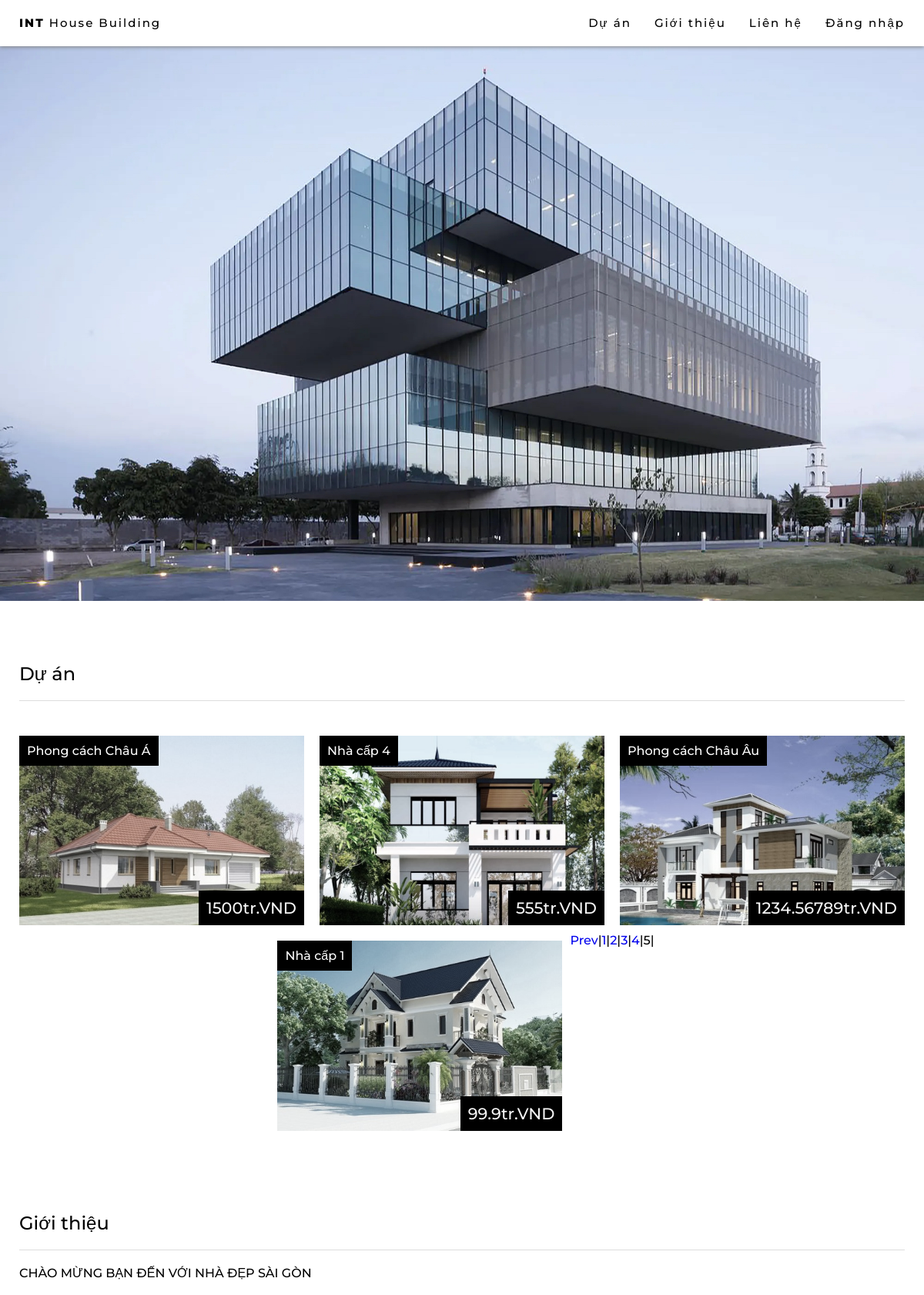
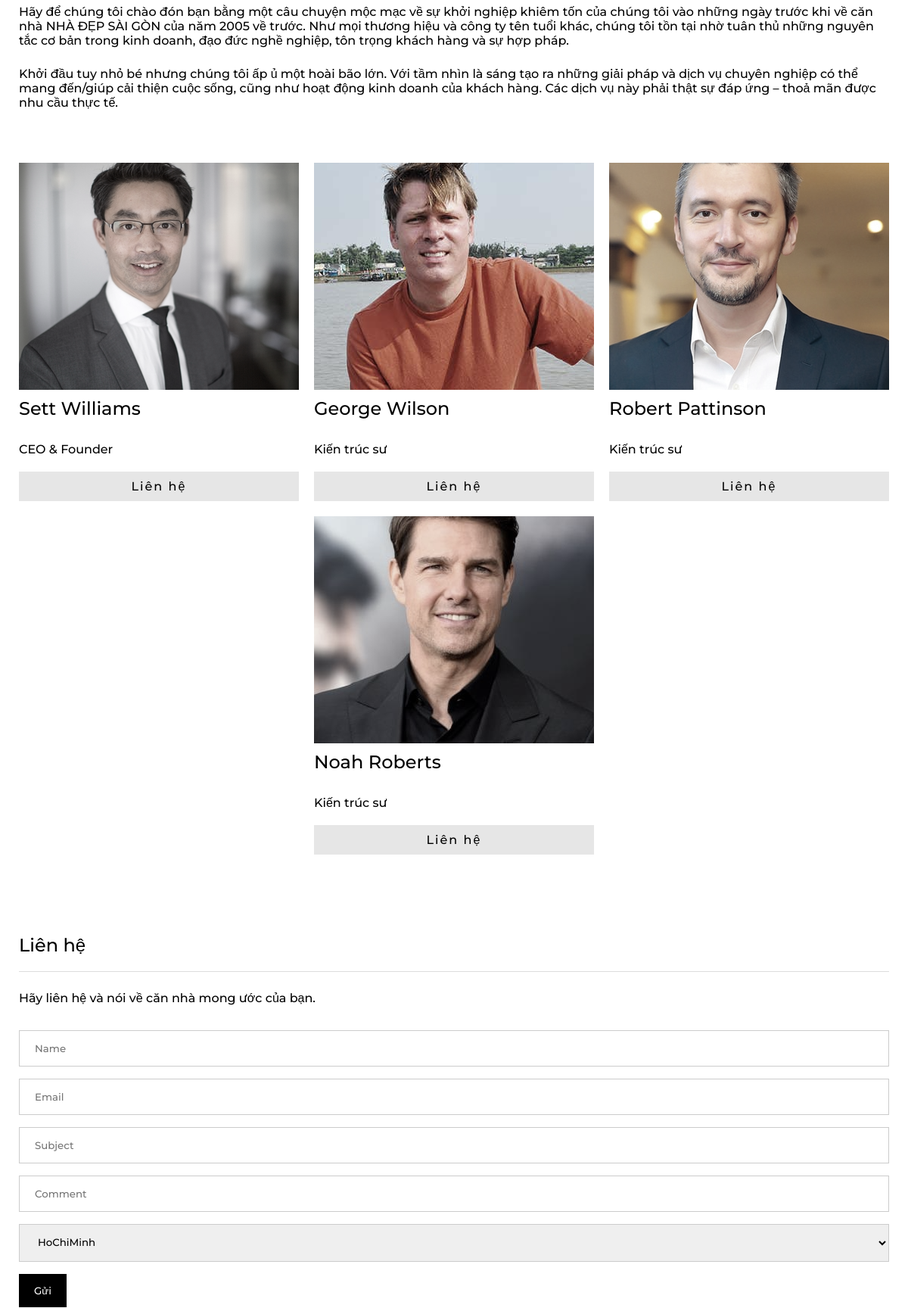
The app's page /index.php?page=5 (upper part) with its own data (2 pictures, top to bottom).
### tables this page shows
CREATE TABLE `post` (
  `id` int(5) NOT NULL,
  `cost` int(15) NOT NULL,
  `category` varchar(100) NOT NULL,
  `poster` int(11) NOT NULL,
  `content` varchar(500) NOT NULL,
  `img` varchar(100) NOT NULL DEFAULT 'house.png',
  `title` varchar(100) NOT NULL,
  `address` varchar(8000) NOT NULL
);

CREATE TABLE `employee` (
  `id` int(11) NOT NULL,
  `name` varchar(100) NOT NULL,
  `position` varchar(100) NOT NULL,
  `email` varchar(100) NOT NULL,
  `img` varchar(800) NOT NULL DEFAULT 'unnamed.png'
);

### index.php (the view, shortened to what this page needs)
    <?php
    include('session.php');
    ?>
<!DOCTYPE html>
<html lang="en">
<head>
    <link rel="stylesheet" href="style.css">
    <link rel="stylesheet" href="https://cdnjs.cloudflare.com/ajax/libs/font-awesome/4.7.0/css/font-awesome.min.css">
</head>
<body>
    <div id="navbar">
        <a href="index.php" class="home button">
            <b>INT</b> House Building
        </a>
        <?php
        if (!isset($_SESSION['login_user'])) {
            echo "<a href='#' id='myBtnMobile' class='button' onclick='openModal()'> Đăng nhập</a>";
        } else {
            echo "<a href='#' id='myBtnInfo' class='button' onclick='openModalInfo()'> Hello:" . $login_session . "</a>";
        }
        ?>
        <a href="#contact" class="button">
            Liên hệ
        </a>
        <a href="#about" class="button">
            Giới thiệu
        </a>
        <a href="#projects" class="button">
            Dự án
        </a>
    </div>
    <div class="main_content">
        <div class="top_content">
            <img src="./img/architect.jpg" alt="architect" class="main_picture">
        </div>
        <div id="projects">
            <div class="sub_title">
                <h2>Dự án</h2>
            </div>
            <div class="projects_content">
                <?php
                $result = mysqli_query($db, 'select count(id) as total from post');
                $row = mysqli_fetch_assoc($result);
                $total_records = $row['total'];
                $current_page = isset($_GET['page']) ? $_GET['page'] : 1;
                $limit = 4;
                $total_page = ceil($total_records / $limit);
                $start = ($current_page - 1) * $limit;
                $sql = "SELECT * FROM post ORDER BY id LIMIT " . $limit . " OFFSET " . $start;
                $result = mysqli_query($db, $sql);
                if ($result->num_rows > 0) {
                    while ($row = $result->fetch_assoc()) {
                        echo "<div class='sub_content' onclick='viewDetail(" . $row['id'] . ")'>
                                <img src='./img/" . $row['img'] . "' alt='house1' class='sub_picture'>
                                <div class='sub_text'>
                                    <span>" . $row['category'] . "</span>
                                </div>
                                <div class='prices'>
                                    <span>" . (string)($row['cost'] / 1000000) . "tr.VND</span>
                                </div>
                            </div>";
                    }
                }
                ?>
                <?php
                if ($current_page > 1 && $total_page > 1) {
                    echo '<a href="index.php?page='.($current_page-1).'">Prev</a> | ';
                }
                for ($i = 1; $i <= $total_page; $i++) {
                    if ($i == $current_page) {
                        echo '<span>' . $i . '</span> | ';
                    } else {
                        echo '<a href="index.php?page='.$i.'">'.$i.'</a> | ';
                    }
                }
                ?>
            </div>
            <div id="about">
                <div class="sub_title">
                    <h2>Giới thiệu</h2>
                    <h4>CHÀO MỪNG BẠN ĐẾN VỚI NHÀ ĐẸP SÀI GÒN</h4>
                    <p>Hãy để chúng tôi chào đón bạn bằng một câu chuyện mộc mạc về sự khởi nghiệp khiêm tốn của
                        chúng
                        tôi vào những ngày trước khi về căn nhà NHÀ ĐẸP SÀI GÒN của năm 2005 về trước. Như mọi
                        thương
                        hiệu và công ty tên tuổi khác, chúng tôi tồn
                        tại nhờ tuân thủ những nguyên tắc cơ bản trong kinh doanh, đạo đức nghề nghiệp, tôn
                        trọng khách
                        hàng và sự hợp pháp.</p>
                    <p>Khởi đầu tuy nhỏ bé nhưng chúng tôi ấp ủ một hoài bão lớn. Với tầm nhìn là sáng tạo ra
                        những giải
                        pháp và dịch vụ chuyên nghiệp có thể mang đến/giúp cải thiện cuộc sống, cũng như hoạt
                        động kinh
                        doanh của khách hàng. Các dịch vụ này phải
                        thật sự đáp ứng – thoả mãn được nhu cầu thực tế.</p>
                </div>
                <div class="projects_content">
                    <?php
                    $sql = "SELECT * FROM employee ORDER BY id  LIMIT 4 OFFSET 0";
                    $result = mysqli_query($db, $sql);
                    if ($result->num_rows > 0) {
                        while ($row = $result->fetch_assoc()) {
                            echo "<div class='sub_content'>
                            <img src='./img/" . $row['img'] . "' alt='team1' class='sub_picture about' style='height:300px; object-fit: none;        object-position: center;' >
                            <h3>" . $row['name'] . "</h3>
                            <h4>" . $row['position'] . "</h4>
                            <a href='mailto:" . $row['email'] . "' class='button about'>Liên hệ</a>
                            </div>";
                        }
                    }
                    ?>
                </div>
            </div>
            <div id="contact">
                <div class="sub_title">
                    <h2>Liên hệ</h2>
                    <p>Hãy liên hệ và nói về căn nhà mong ước của bạn.</p>
                    <form action="/index.html" method="POST">
                        <input type="text" id="name" name="name" placeholder="Name">
                        <input type="text" id="email" name="email" placeholder="Email">
                        <input type="text" id="subject" name="subject" placeholder="Subject">
                        <input type="text" id="comment" name="comment" placeholder="Comment">
                        <select>
                            <option value="HoChiMinh">HoChiMinh</option>
                        </select>
                        <input type="submit" value="Gửi">
                    </form>
                </div>
            </div>
        </div>
    </div>
</body>
</html>

### style.css (style rules this page uses)
* { font-family: "Montserrat", sans-serif; text-decoration: none; font-weight: 500; margin: unset; }
html { scroll-behavior: smooth; }
b { font-weight: 800; }
p { margin: 25px 0px; text-align: left; }
#navbar { overflow: hidden; position: fixed; top: 0; z-index: 6; background-color: white; height: 60px; width: 100%; font-size: 15px; padding: 5px 10px; box-shadow: 0 1px 5px 0 gray; box-sizing: border-box; }
.button { margin: 5px 5px; float: right; color: black; padding: 10px 10px; letter-spacing: 2px; }
.home { float: left; }
.main_content { margin-top: 60px; display: flex; flex-direction: column; align-items: center; width: 100%; }
.top_content { width: 100%; height: auto; position: relative; max-width: 1500px; }
.main_picture { width: 100%; height: auto; margin: 0px 0px; }
.sub_title { padding: 20px 25px; }
#projects, #about, #contact, #users, #products { max-width: 1550px; width: 100%; }
.projects_content { display: flex; flex-flow: row wrap; justify-content: center; position: relative; padding: 15px; }
.sub_content { position: relative; padding: 10px; width: 25%; box-sizing: border-box; display: flex; flex-direction: column; cursor: pointer; }
@media only screen and (max-width: 1300px) { .sub_content { width: 33.333333%; } }
.sub_picture { width: 100%; height: auto; filter: grayscale(50%); }
.sub_text { position: absolute; background-color: black; color: white; padding: 10px; top: 10px; left: 10px; }
.prices { position: absolute; background-color: black; color: whitesmoke; padding: 10px; bottom: 10px; right: 10px; font-weight: 800; font-size: 130%; }
h2 { padding: 20px 0px; border-bottom: 1px solid rgb(221, 221, 221); margin-top: 40px; }
h3 { font-size: 1.5em; margin: 10px 0px; }
h4 { margin: 20px 0px; }
.button.about { background-color: rgb(230, 230, 230); width: calc(100% - 20px); float: initial; margin: auto; text-align: center; }
input[type="text"],input[type="date"], input[type="password"],input[type="tel"],input[type="file"], input[type="number"], select { width: 100%; padding: 15px 20px; margin: 8px 0; display: inline-block; border: 1px solid #ccc; box-sizing: border-box; }
input[type="submit"] { width: auto; background-color: black; color: white; padding: 14px 20px; margin: 8px 0; border: none; cursor: pointer; }

### records on screen
post: img (picture), category "Phong cách Châu Á", $row['cost']/1000000 "1500"
post: img (picture), category "Nhà cấp 4", $row['cost']/1000000 "555"
post: img (picture), category "Phong cách Châu Âu", $row['cost']/1000000 "1234.56789"
post: img (picture), category "Nhà cấp 1", $row['cost']/1000000 "99.9"
employee: img (picture), name "Sett Williams", position "CEO & Founder"
employee: img (picture), name "George Wilson", position "Kiến trúc sư"
employee: img (picture), name "Robert Pattinson", position "Kiến trúc sư"
employee: img (picture), name "Noah Roberts", position "Kiến trúc sư"
